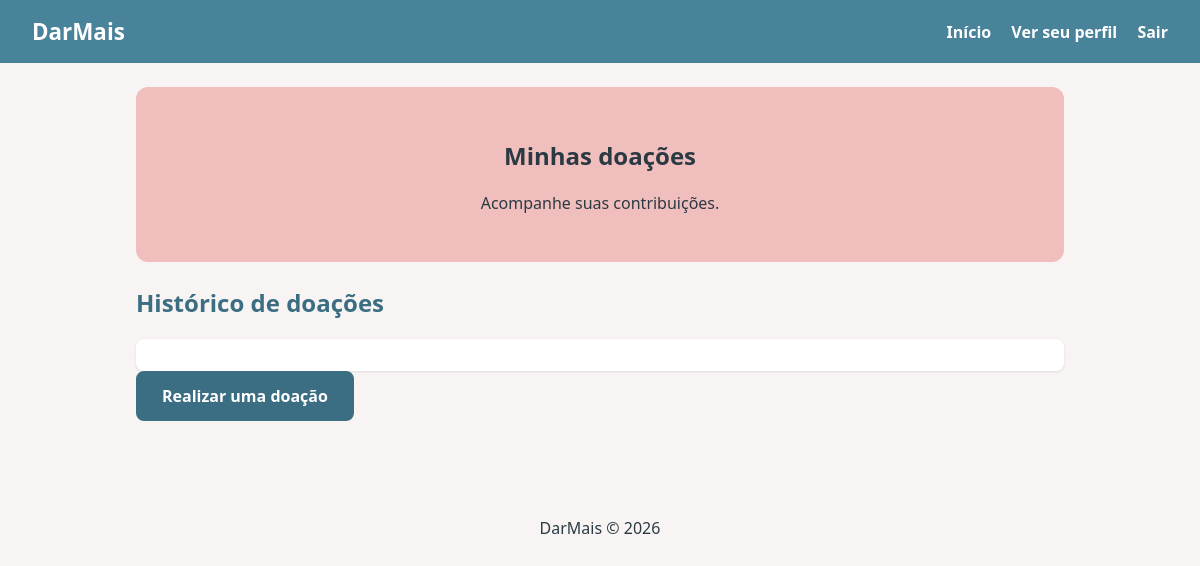
Before: /visualizar_doacoes/ (signed in) with the older database file.
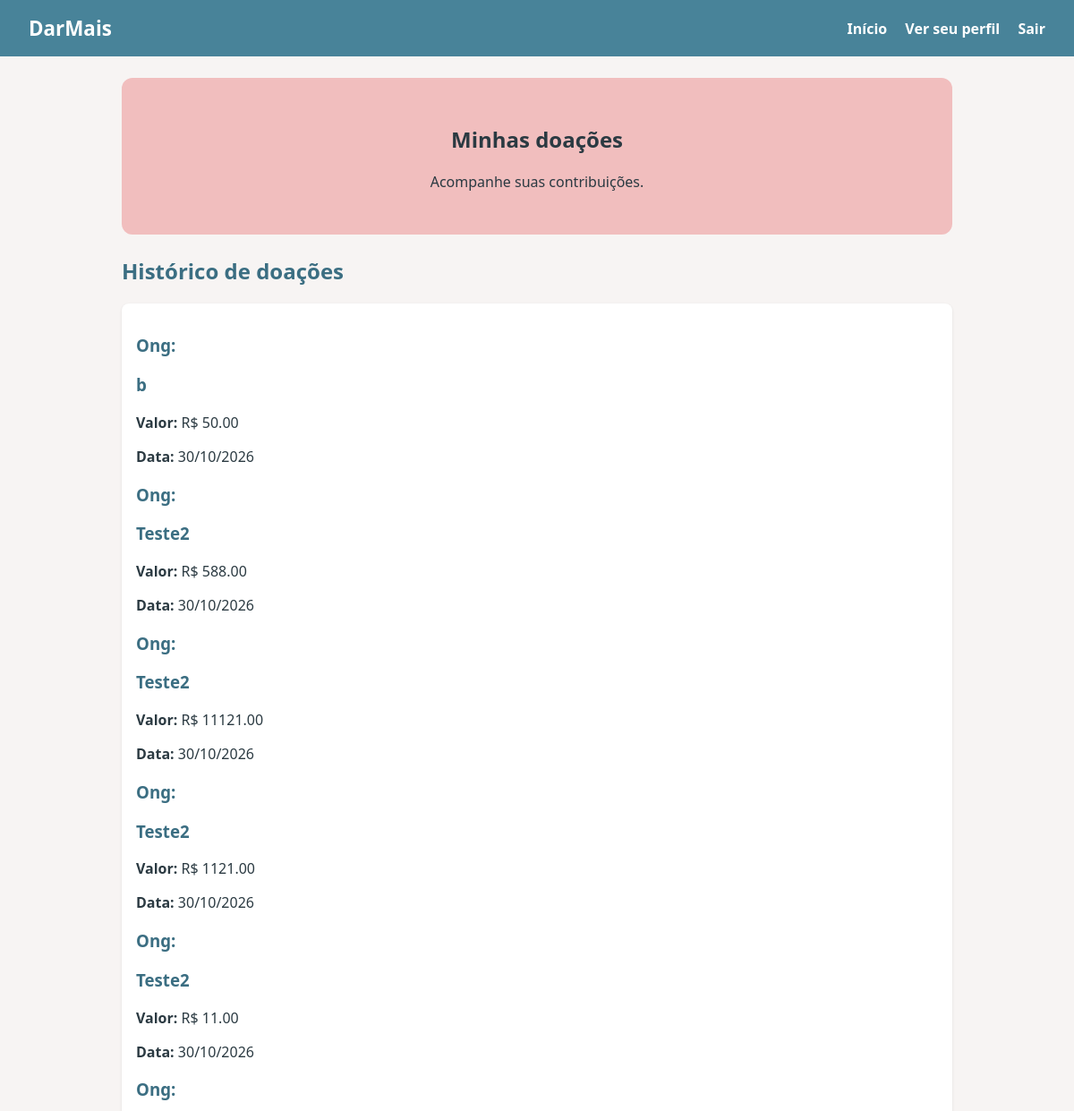
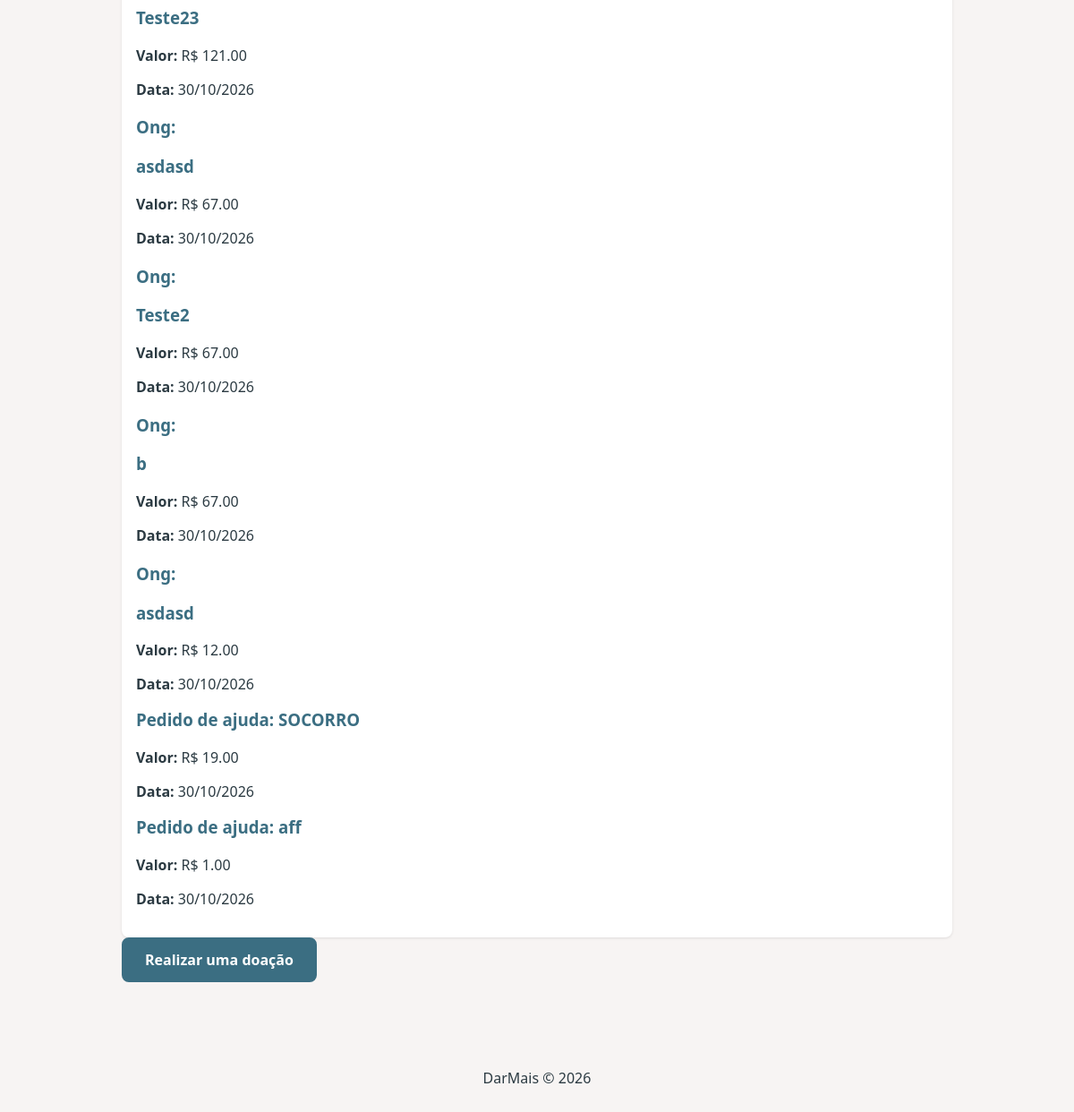
After: the same page with the newer database file (2 pictures, top to bottom).
### projeto_romerito/models.py (models this page shows)
class Doacao(Base):
    __tablename__ = "doacoes"
    id: Mapped[int] = mapped_column(primary_key=True, autoincrement=True)
    valor: Mapped[float] = mapped_column(Numeric(10, 2), nullable=False)
    usuario_id: Mapped[int] = mapped_column(ForeignKey("usuarios.id"), nullable=False)
    ong_id: Mapped[Optional[int]] = mapped_column(ForeignKey("ongs.id"), nullable=True)
    pedido_ajuda_id: Mapped[Optional[int]] = mapped_column(
        ForeignKey("pedidos_ajuda.id"),
        nullable=True
    )
    data_doacao: Mapped[datetime] = mapped_column(
        DateTime,
        default=datetime.utcnow,
        nullable=False
    )
    usuario: Mapped["Usuarios"] = relationship(
        back_populates="doacoes"
    )
    pedido_ajuda: Mapped[Optional["PedidoDeAjuda"]] = relationship(
        back_populates="doacoes"
    )
    ong: Mapped[Optional["Ong"]] = relationship(
        back_populates="doacoes"
    )

class Ong(Base):
    __tablename__ = "ongs"
    id: Mapped[int] = mapped_column(primary_key=True, autoincrement=True)
    nome: Mapped[str] = mapped_column(String(100), nullable=False)
    descricao: Mapped[str] = mapped_column(Text, nullable=False)
    projetos: Mapped[List["ProjetoSocial"]] = relationship(
        back_populates="ong"
    )
    doacoes: Mapped[List["Doacao"]] = relationship(
        back_populates="ong"
    )

class PedidoDeAjuda(Base):
    __tablename__ = "pedidos_ajuda"
    id: Mapped[int] = mapped_column(primary_key=True, autoincrement=True)
    titulo: Mapped[str] = mapped_column(String(100), nullable=False)
    descricao: Mapped[str] = mapped_column(Text, nullable=False)
    instituicao_id: Mapped[int] = mapped_column(
        ForeignKey("instituicoes.id"),
        nullable=False
    )
    instituicao: Mapped["Instituicao"] = relationship(
        back_populates="pedidos_ajuda"
    )
    beneficiarios: Mapped[List["Beneficiario"]] = relationship(
        back_populates="pedido_ajuda"
    )
    doacoes: Mapped[List["Doacao"]] = relationship(
        back_populates="pedido_ajuda"
    )

### projeto_romerito/blueprints/doacoes/routes.py (the view)
@doacoes_bp.route('/visualizar_doacoes/')
def visualizar():
     usuario_id = flask_sessao.get('user_id')
     with Session(bind = engine ) as session:
        doacoes = session.scalars(select(Doacao).where(Doacao.usuario_id == usuario_id)).all()
        return render_template('doacoes/visualizar.html', doacoes = doacoes)

### projeto_romerito/blueprints/doacoes/templates/doacoes/visualizar.html (shortened to what this page needs)
{% extends 'base.html' %}
{% block conteudo %}
<section class="hero">
    <h1>Minhas doações</h1>
    <p>Acompanhe suas contribuições.</p>
</section>
<h2>Histórico de doações</h2>
<div class="cards">
        <div class="card">
        {% for doacao in doacoes %}
            <h3>
                {% if doacao.ong %}
                <p>Ong:</p>{{ doacao.ong.nome }}
                {% elif doacao.pedido_ajuda %}
                    Pedido de ajuda: {{doacao.pedido_ajuda.titulo}}
                {% else %}
                    Destino não informado
                {% endif %}
            </h3>
            <p>
                <strong>Valor:</strong>
                R$ {{ "%.2f"|format(doacao.valor) }}
            </p>
            <p>
                <strong>Data:</strong>
                {{ doacao.data_doacao.strftime('%d/%m/%Y') }}
            </p>
        {% endfor %}
        </div>
</div>
<a href="{{ url_for('doacoes.doar') }}" class="btn-cadastro">
    Realizar uma doação
</a>
{% endblock %}

### projeto_romerito/templates/base.html (shortened to what this page needs)
<!DOCTYPE html>
<html lang="pt-br">
<head>
  <link rel="stylesheet" href="{{ url_for('static', filename='style.css') }}">
</head>
<body>
  <header>
    <a class="logo" href="{{ url_for('index.index') }}">DarMais</a>
    <nav>
      <a href="{{ url_for('index.index') }}">Início</a>
      {% if session.get("user_id") %}
        <a href="{{ url_for('users.perfil', user_id=session.get('user_id')) }}">Ver seu perfil</a>
        <a href="{{ url_for('auth.logout') }}">Sair</a>
      {% endif %}
    </nav>
  </header>
  <main>
    {% block conteudo %}{% endblock %}
  </main>
  <footer>
    <p>DarMais &copy; 2026</p>
  </footer>
</body>
</html>

### projeto_romerito/static/style.css (style rules this page uses)
:root { --cinza: #D8D8D8; --azul: #488399; --azul-escuro: #3b6e82; --coral: #EA9393; --amarelo: #F4D38A; --rosa: #F1BEBE; --fundo: #f7f4f3; --texto: #2b3a42; }
* { box-sizing: border-box; }
body { font-family: system-ui, sans-serif; margin: 0; color: var(--texto); background: var(--fundo); }
header { display: flex; justify-content: space-between; align-items: center; padding: 1rem 2rem; background: var(--azul); }
header a { color: #fff; text-decoration: none; }
.logo { font-size: 1.4rem; font-weight: bold; }
nav a { margin-left: 1rem; font-weight: 600; }
main { max-width: 960px; margin: 0 auto; padding: 1.5rem 1rem; }
.hero { text-align: center; padding: 2rem 1rem; background: var(--rosa); border-radius: 12px; margin-bottom: 1.5rem; }
h2 { color: var(--azul-escuro); }
.cards { display: grid; grid-template-columns: repeat(auto-fit, minmax(220px, 1fr)); gap: 1rem; }
.card { background: #fff; padding: 1rem; border-radius: 8px; box-shadow: 0 1px 3px rgba(0,0,0,.1); }
.card h3 { color: var(--azul-escuro); margin-top: 0; }
a { color: var(--azul-escuro); }
footer { text-align: center; padding: 1.5rem; color: var(--texto); margin-top: 2rem; }
.btn-cadastro { display: inline-block; background-color: var(--azul-escuro); color: #fff; padding: 12px 24px; border-radius: 8px; text-decoration: none; font-size: 16px; font-weight: bold; border: 2px solid var(--azul-escuro); transition: background-color 0.3s, transform 0.2s; }

Changed rows visible on the page:
added Doacao: ong.nome "b", valor "50.00", data_doacao "30/10/2026"
added Doacao: ong.nome "Teste2", valor "588.00", data_doacao "30/10/2026"
added Doacao: ong.nome "Teste2", valor "11121.00", data_doacao "30/10/2026"
added Doacao: ong.nome "Teste2", valor "1121.00", data_doacao "30/10/2026"
added Doacao: ong.nome "Teste2", valor "11.00", data_doacao "30/10/2026"
added Doacao: ong.nome "Teste23", valor "121.00", data_doacao "30/10/2026"
added Doacao: ong.nome "asdasd", valor "67.00", data_doacao "30/10/2026"
added Doacao: ong.nome "Teste2", valor "67.00", data_doacao "30/10/2026"
added Doacao: ong.nome "b", valor "67.00", data_doacao "30/10/2026"
added Doacao: ong.nome "asdasd", valor "12.00", data_doacao "30/10/2026"
added Doacao: pedido_ajuda.titulo "SOCORRO", valor "19.00", data_doacao "30/10/2026"
added Doacao: pedido_ajuda.titulo "aff", valor "1.00", data_doacao "30/10/2026"
